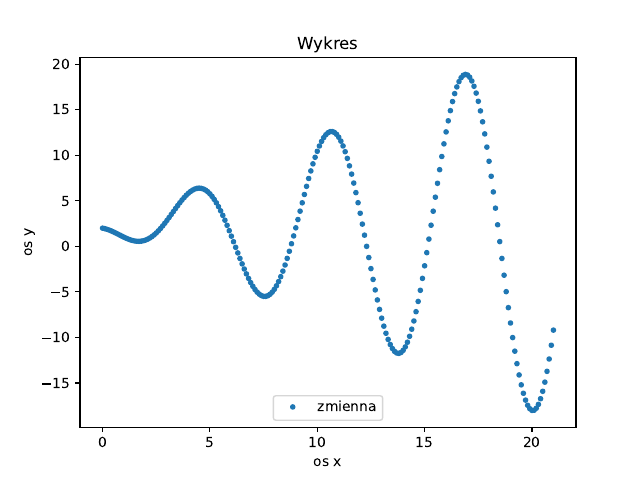

Generate this figure with Python:
import pandas as pd
import matplotlib.pyplot as plt

df = pd.read_csv('dosw4.csv')

print(df)

plt.title('Wykres')
plt.plot(df['Czas'], df['Zmienna'], '.', label='zmienna')
plt.xlabel('os x')
plt.ylabel('os y')
plt.legend(loc='lower center')
plt.savefig('zad_4.pdf')
plt.show()
